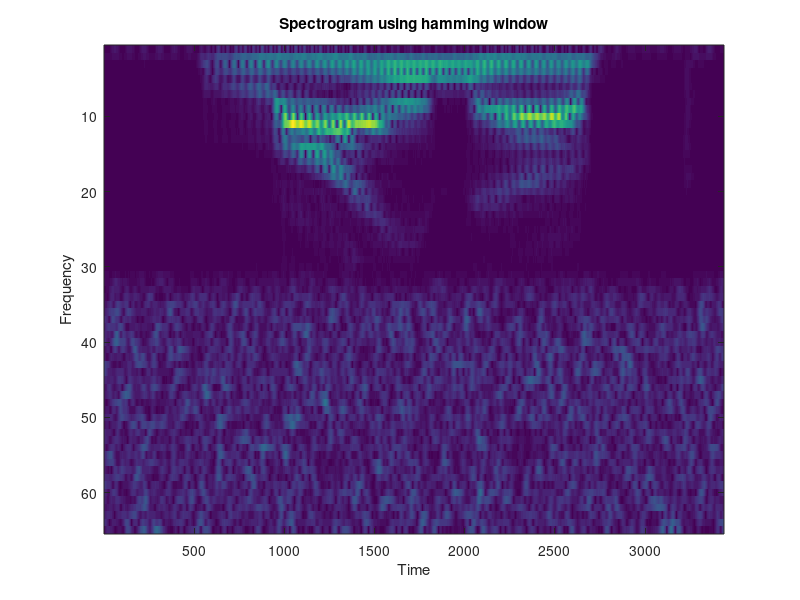
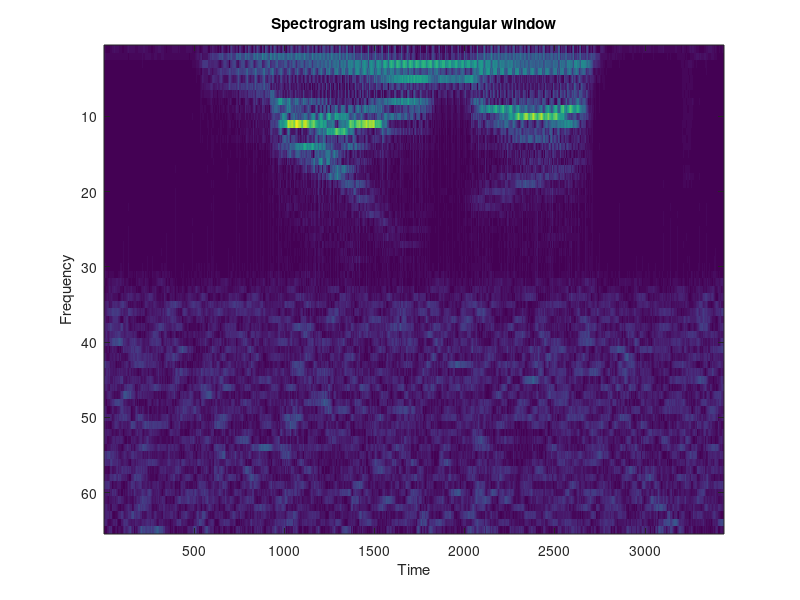

Source code (MATLAB) for these figures, in order:
y = load('speechsig.mat');
x = y.x;
xnoise = y.xnoise;

N = 128; % fft length
w1 = hamming(N);
w2 = rectwin(N);
m = 2; % step size of 2
dim1 = floor(length(xnoise) / N) + 3383; % just found the biggest value i could until breaking it
spec1 = zeros((N/2 +1),dim1);
spec2 = zeros((N/2 +1),dim1);
for i=1:dim1
xi = xnoise(((i-1)*m+1):(i-1)*m+N);
inner2 = xi .* w2;
inner = xi .* w1; % multiply by window
inner = fft(inner); % take fft
inner2 = fft(inner2);
inner = inner(1:N/2 + 1);  % only take first n/2 + 1 elems
inner2 = inner2(1:N/2+1);
outer = abs(inner); % take abs value
outer2 = abs(inner2);
spec1(:,i) = outer;
spec2(:,i) = outer2;
end
figure;
imagesc(spec1);
title('Spectrogram using hamming window');
xlabel('Time');
ylabel('Frequency');

figure;
imagesc(spec2);
title('Spectrogram using rectangular window');
xlabel('Time');
ylabel('Frequency');
